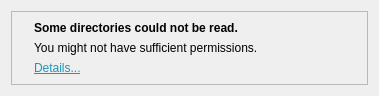
<?xml version="1.0" encoding="UTF-8"?>
<ui version="4.0">
 <class>PanelMessage</class>
 <widget class="QWidget" name="PanelMessage">
  <property name="geometry">
   <rect>
    <x>0</x>
    <y>0</y>
    <width>379</width>
    <height>91</height>
   </rect>
  </property>
  <layout class="QVBoxLayout" name="panelVBox">
   <item>
    <widget class="QFrame" name="frame">
     <property name="frameShape">
      <enum>QFrame::StyledPanel</enum>
     </property>
     <property name="frameShadow">
      <enum>QFrame::Raised</enum>
     </property>
     <property name="lineWidth">
      <number>1</number>
     </property>
     <layout class="QHBoxLayout" name="frameHBox" stretch="0,1,0">
      <item>
       <widget class="QLabel" name="iconLabel">
        <property name="pixmap">
         <pixmap resource="icons.qrc">:/icons/information.png</pixmap>
        </property>
        <property name="margin">
         <number>8</number>
        </property>
       </widget>
      </item>
      <item>
       <layout class="QVBoxLayout" name="contentVBox">
        <item>
         <widget class="QLabel" name="headingLabel">
          <property name="font">
           <font>
            <weight>75</weight>
            <bold>true</bold>
           </font>
          </property>
          <property name="text">
           <string>Some directories could not be read.</string>
          </property>
         </widget>
        </item>
        <item>
         <widget class="QLabel" name="msgLabel">
          <property name="text">
           <string>You might not have sufficient permissions.</string>
          </property>
         </widget>
        </item>
        <item>
         <widget class="QLabel" name="detailsLinkLabel">
          <property name="text">
           <string notr="true">&lt;html&gt;&lt;head/&gt;&lt;body&gt;&lt;p&gt;&lt;a href=&quot;details&quot;&gt;&lt;span style=&quot; text-decoration: underline; color:#1d96b9;&quot;&gt;Details...&lt;/span&gt;&lt;/a&gt;&lt;/p&gt;&lt;/body&gt;&lt;/html&gt;</string>
          </property>
          <property name="textFormat">
           <enum>Qt::RichText</enum>
          </property>
          <property name="textInteractionFlags">
           <set>Qt::LinksAccessibleByKeyboard|Qt::LinksAccessibleByMouse</set>
          </property>
         </widget>
        </item>
       </layout>
      </item>
      <item>
       <layout class="QVBoxLayout" name="closeButtonVBox">
        <item alignment="Qt::AlignTop">
         <widget class="QPushButton" name="closeButton">
          <property name="icon">
           <iconset resource="icons.qrc">
            <normaloff>:/icons/window-close.png</normaloff>:/icons/window-close.png</iconset>
          </property>
          <property name="flat">
           <bool>true</bool>
          </property>
         </widget>
        </item>
       </layout>
      </item>
     </layout>
    </widget>
   </item>
  </layout>
 </widget>
 <resources>
  <include location="icons.qrc"/>
  <include location="icons.qrc"/>
 </resources>
 <connections>
  <connection>
   <sender>closeButton</sender>
   <signal>clicked()</signal>
   <receiver>PanelMessage</receiver>
   <slot>deleteLater()</slot>
   <hints>
    <hint type="sourcelabel">
     <x>388</x>
     <y>22</y>
    </hint>
    <hint type="destinationlabel">
     <x>206</x>
     <y>43</y>
    </hint>
   </hints>
  </connection>
 </connections>
</ui>
